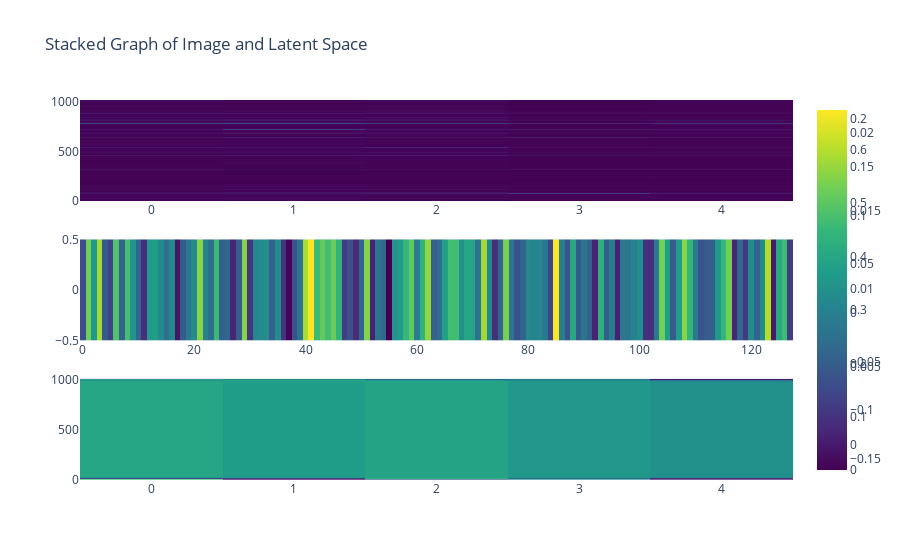

The code cell stored with this chart in its notebook:
### Code cell
e_ = e[0]  
z_ = z[0].reshape(1, -1) 
decoded_ = decoded[0]  



# Create subplot grid with vertical stacking
fig = sp.make_subplots(rows=3, cols=1, shared_xaxes=False, vertical_spacing=0.1)

# Add the original image as a heatmap-like plot
heatmap_trace1 = go.Heatmap(z=e_, colorscale='viridis')
fig.add_trace(heatmap_trace1, row=1, col=1)

# Add the latent representation as a heatmap-like plot
tensor_reshaped = z.reshape(1, -1)
heatmap_trace2 = go.Heatmap(z=z_, colorscale='viridis')
fig.add_trace(heatmap_trace2, row=2, col=1)

# Add the decoded image as a heatmap-like plot
heatmap_trace3 = go.Heatmap(z=decoded_, colorscale='viridis')
fig.add_trace(heatmap_trace3, row=3, col=1)

# Update layout
fig.update_layout(title='Stacked Graph of Image and Latent Space', showlegend=False)

# Update x-axis labels
#fig.update_xaxes(title_text='genes (normalized)', row=1, col=1)
#fig.update_xaxes(title_text='latent representation', row=2, col=1)
#fig.update_xaxes(title_text='genes (normalized)', row=3, col=1)

# Update y-axis labels
#fig.update_yaxes(title_text='timestamps', row=1, col=1)
#fig.update_yaxes(title_text='latent representation', row=2, col=1)
#fig.update_yaxes(title_text='timestamps', row=3, col=1)

fig.show()

### Figure 1 — Plotly figure (JSON) as saved in the notebook; plotly's stock layout.template omitted (floating-point values rounded to 4 significant figures; data arrays with more than 128 entries replaced by an {"elided": "..."} marker saying what was removed)
{"data": [{"colorscale": [[0, "#440154"], [0.1111, "#482878"], [0.2222, "#3e4989"], [0.3333, "#31688e"], [0.4444, "#26828e"], [0.5556, "#1f9e89"], [0.6667, "#35b779"], [0.7778, "#6ece58"], [0.8889, "#b5de2b"], [1, "#fde725"]], "type": "heatmap", "xaxis": "x", "yaxis": "y", "z": {"elided": "1014x5 float values"}}, {"colorscale": [[0, "#440154"], [0.1111, "#482878"], [0.2222, "#3e4989"], [0.3333, "#31688e"], [0.4444, "#26828e"], [0.5556, "#1f9e89"], [0.6667, "#35b779"], [0.7778, "#6ece58"], [0.8889, "#b5de2b"], [1, "#fde725"]], "type": "heatmap", "xaxis": "x2", "yaxis": "y2", "z": [[-0.07445, 0.126, 0.0334, 0.1571, -0.05656, -0.086, 0.1042, -0.04658, 0.09804, 0.02986, -0.03914, -0.1148, 0.03593, 0.04633, 0.01273, -0.02444, 0.01133, -0.1404, -0.05687, -0.01057, 0.01459, 0.1422, 0.004827, -0.02707, 0.09066, -0.0484, -0.03974, -0.1224, -0.05434, 0.1397, -0.1046, 0.008468, 0.01535, 0.02128, -0.04802, 0.01795, -0.1061, -0.1583, -0.06868, -0.01912, 0.1615, 0.2088, 0.09051, 0.1185, 0.09574, 0.1219, 0.07856, -0.09565, -0.06948, -0.1154, -0.04231, 0.1373, -0.1259, -0.02124, -0.03745, -0.1617, 0.02981, 0.04067, 0.08277, 0.1152, -0.005229, 0.07644, 0.1482, -0.04691, -0.029, 0.04761, 0.09534, 0.09444, 0.02333, 0.05577, 0.05303, -0.01943, 0.1554, 0.01091, -0.1101, -0.04399, 0.1316, -0.02291, -0.06756, -0.04267, 0.0115, 0.007761, 0.008352, -0.009922, -0.08276, 0.2063, -0.003668, -0.06619, 0.06153, -0.05652, -0.01638, -0.04699, -0.1254, 0.07242, -0.05037, -0.008956, -0.1285, -0.01468, -0.0168, 0.00105, 0.02188, -0.1096, -0.1111, -0.01134, 0.1283, 0.04763, -0.05479, 0.04412, 0.1413, 0.08374, -0.01118, -0.06497, -0.05474, -0.05177, 0.03657, 0.08322, 0.1281, -0.1231, -0.04069, -0.09816, 0.01681, -0.04508, 0.01796, 0.1674, -0.1348, 0.06181, 0.0924, -0.09539]]}, {"colorscale": [[0, "#440154"], [0.1111, "#482878"], [0.2222, "#3e4989"], [0.3333, "#31688e"], [0.4444, "#26828e"], [0.5556, "#1f9e89"], [0.6667, "#35b779"], [0.7778, "#6ece58"], [0.8889, "#b5de2b"], [1, "#fde725"]], "type": "heatmap", "xaxis": "x3", "yaxis": "y3", "z": {"elided": "1014x5 float values"}}], "layout": {"showlegend": false, "title": {"text": "Stacked Graph of Image and Latent Space"}, "xaxis": {"anchor": "y", "domain": [0, 1]}, "xaxis2": {"anchor": "y2", "domain": [0, 1]}, "xaxis3": {"anchor": "y3", "domain": [0, 1]}, "yaxis": {"anchor": "x", "domain": [0.7333, 1]}, "yaxis2": {"anchor": "x2", "domain": [0.3667, 0.6333]}, "yaxis3": {"anchor": "x3", "domain": [0, 0.2667]}}}
